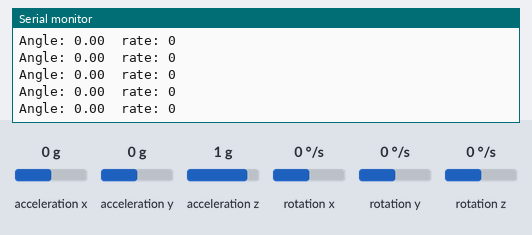
This sketch was run on a simulated Arduino Uno, built with avr-gcc and run on an emulated ATmega328P. Shown: the last lines printed to the serial monitor. The inputs (shaded band) are chosen by the test bench; at power-on: rotation y 0 °/s, acceleration x 0 g, acceleration y 0 g, acceleration z 1 g, rotation x 0 °/s, rotation z 0 °/s.

Above: at 3.2 s.
3.3 s: rotation y set to -192 °/s
At 3.37 s:
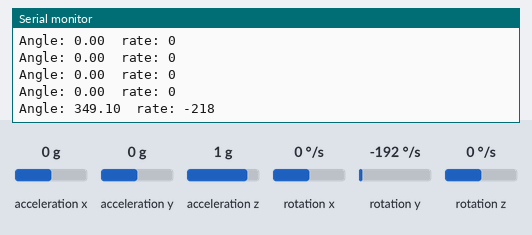
4.8 s: rotation y set to -100 °/s
At 4.8 s:
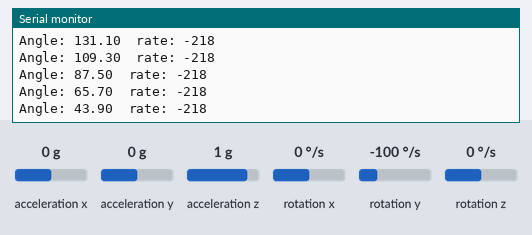
6.3 s: rotation y set to 0 °/s
At 6.33 s:
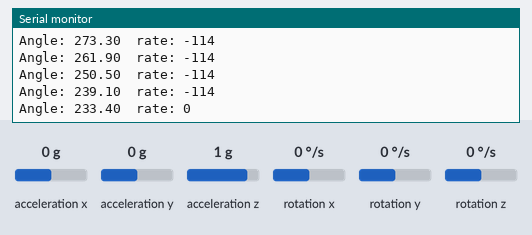
Timing chart, 0 to 9.3 s (numbered marks = the images above; inputs shaded):
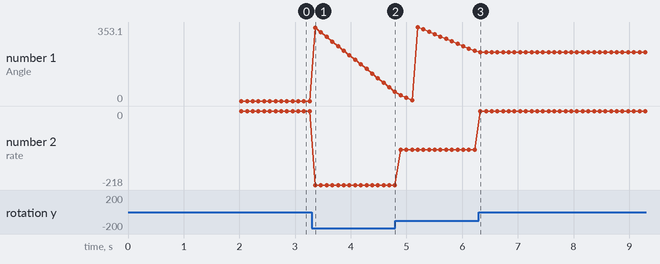

The sketch:

Gyro.ino
```cpp
/*
 author : Alexander Hadik
 editer : Dat Nguyen
 this version using L3G4200D and library L3G
*/

#include <Wire.h>
#include <L3G.h>

L3G gyro;
int sampleNum=750;
   unsigned long time;
  int sampleTime=10;
  int rate;
  long dc_offset=0;
  double noise=0;
  int prev_rate=0;
  double angle=0;

void setup() {
  Serial.begin(9600);
  Wire.begin();

  if (!gyro.init())
  {
    Serial.println("Failed to autodetect gyro type!");
    while (1);
  }

  gyro.enableDefault();
   //Calculate initial DC offset and noise level
  for(int n=0;n<sampleNum;n++){
   gyro.read();
   dc_offset+=(long)gyro.g.y;
  }
  dc_offset=dc_offset/sampleNum;

  for(int n=0;n<sampleNum;n++){
   gyro.read();

   if((int)gyro.g.z-dc_offset>noise)
     noise=(int)gyro.g.y-dc_offset;
    else if((int)gyro.g.y-dc_offset<-noise)
     noise=-(int)gyro.g.y-dc_offset;
  }
  noise=noise/100; //gyro returns hundredths of degrees/sec
}

void loop() {

  gyroRead();
  delay(100);
  /*
  Serial.print("X: ");
  Serial.print(gyro.g.x);
  Serial.print(" Y: ");
  Serial.print(gyro.g.y);
  Serial.print(" Z: ");
  Serial.println(gyro.g.z);
 */
}

void gyroRead(){

  // Every 10 ms take a sample from the gyro
 //if(millis() - time > sampleTime) {
   gyro.read();
   rate=((int)gyro.g.y-dc_offset)/100;

    angle += ((double)(prev_rate + rate) * sampleTime) / 200;
    // remember the current speed for the next loop rate integration.
    prev_rate = rate;
    // Keep our angle between 0-359 degrees


   if (angle < 0)
     angle += 360;
   else if (angle >= 360)
     angle -= 360;


    Serial.print("Angle: ");
    Serial.print(angle);
    Serial.print("\trate: ");
    Serial.println(rate);


}
```

Measured:
- after the input at 3.3 s, the serial monitor: prints a new line after 0.06 s (image 1)
- plotted number 1: 0 → 43.9 after the input at 3.3 s, 43.9 → 239.1 after the input at 4.8 s
- plotted number 2: 0 → -218 after the input at 3.3 s, -218 → -114 after the input at 4.8 s
